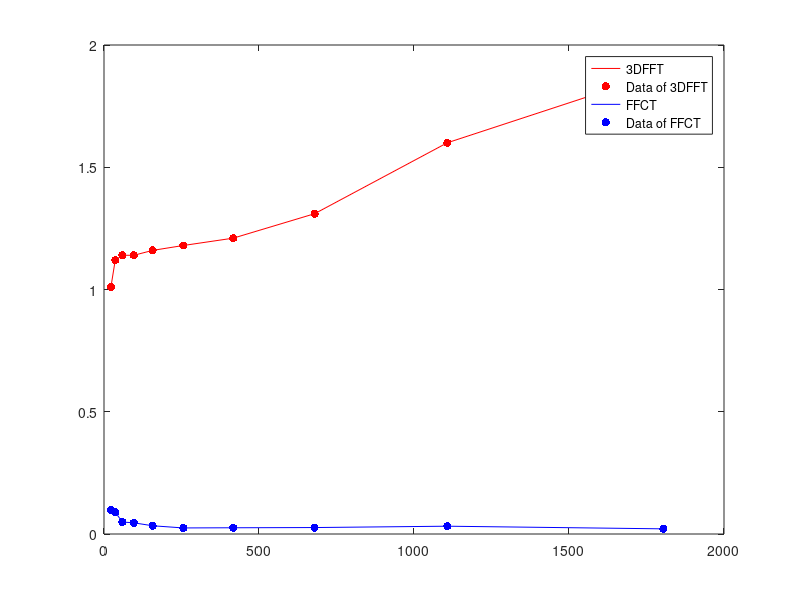

Here is the MATLAB script that generated this plot:
L=100;
sl(1:10)=0;
b=1.62976708826776469; %Base 
sigma=3.633717409009413; %bandwidth
for mm=1:10
sl(mm)=sqrt(2)*b^(mm+2)*sigma;
end

t_FFT(1:10)=[1.01 1.12 1.14 1.14 1.16 1.18 1.21 1.31 1.60 1.89];
t_FFCT(1:10)=1e-2.*[9.81 8.96 4.90 4.57 3.37 2.48 2.55 2.64 3.19 2.11];

plot(sl,t_FFT,'r');
hold on;
scatter(sl,t_FFT,'r','filled');
hold on;
plot(sl,t_FFCT,'b');
hold on;
scatter(sl,t_FFCT,'b','filled');
hold on;

legend("3DFFT","Data of 3DFFT","FFCT","Data of FFCT");
